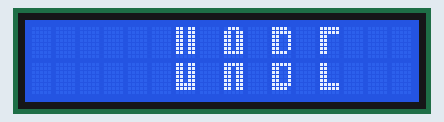
This sketch was run on a simulated Arduino Uno, built with avr-gcc and run on an emulated ATmega328P. Parts: 16×2 character LCD.

Above: at 0.19 s.
At 0.69 s:
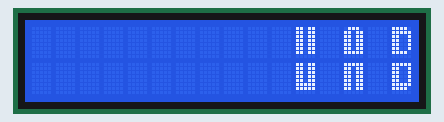
At 1.2 s:
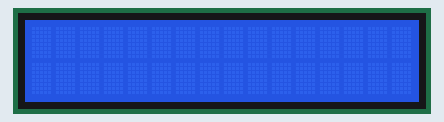
At 3.01 s:
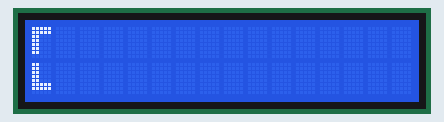
At 3.82 s:
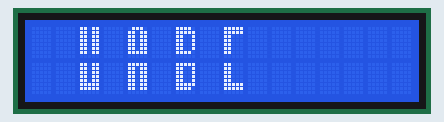
At 4.63 s:
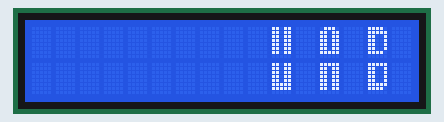

The sketch:

BYTE_LCD_I2C_3.ino
```cpp
#include <LiquidCrystal_I2C.h>
#include <Wire.h>

LiquidCrystal_I2C lcd(0x21,16,2);

byte characterU1[]={
  B11011,
  B11011,
  B11011,
  B11011,
  B11011,
  B11011,
  B11011,
  B00000
};
byte characterU2[]={
  B11011,
  B11011,
  B11011,
  B11011,
  B11011,
  B11111,
  B11111,
  B00000
};
byte characterA1[]={
  B01110,
  B11011,
  B11011,
  B11011,
  B11011,
  B11011,
  B11111,
  B00000
};
byte characterA2[]={
  B11111,
  B11011,
  B11011,
  B11011,
  B11011,
  B11011,
  B11011,
  B00000
};
byte characterB1[]={
  B11110,
  B11111,
  B11001,
  B11001,
  B11001,
  B11001,
  B11110,
  B00000
};
byte characterB2[]={
  B11111,
  B11001,
  B11001,
  B11001,
  B11001,
  B11111,
  B11110,
  B00000
};
byte characterC1[]={
  B11111,
  B11111,
  B11000,
  B11000,
  B11000,
  B11000,
  B11000,
  B00000
};
byte characterC2[]={
  B11000,
  B11000,
  B11000,
  B11000,
  B11000,
  B11111,
  B11111,
  B00000
};


void setup() {
  lcd.init();
  lcd.backlight();
  lcd.createChar(0,characterU1);
  lcd.createChar(1,characterU2);
  lcd.createChar(2,characterA1);
  lcd.createChar(3,characterA2);
  lcd.createChar(4,characterB1);
  lcd.createChar(5,characterB2);
  lcd.createChar(6,characterC1);
  lcd.createChar(7,characterC2);
  lcd.home();
  lcd.setCursor(5,0);
  lcd.write(0);
  lcd.setCursor(5,1);
  lcd.write(1);
  lcd.setCursor(7,0);
  lcd.write(2);
  lcd.setCursor(7,1);
  lcd.write(3);
  lcd.setCursor(9,0);
  lcd.write(4);
  lcd.setCursor(9,1);
  lcd.write(5);
  lcd.setCursor(11,0);
  lcd.write(6);
  lcd.setCursor(11,1);
  lcd.write(7);
}

void loop() {
  lcd.scrollDisplayRight();
  delay(100);
}
```

Measured:
- by itself, everything shown: repeats every 4.0 s, in 23 steps
- what the display in image 2 shows lasts 1.9 s, from 1.1 s to 3.0 s
